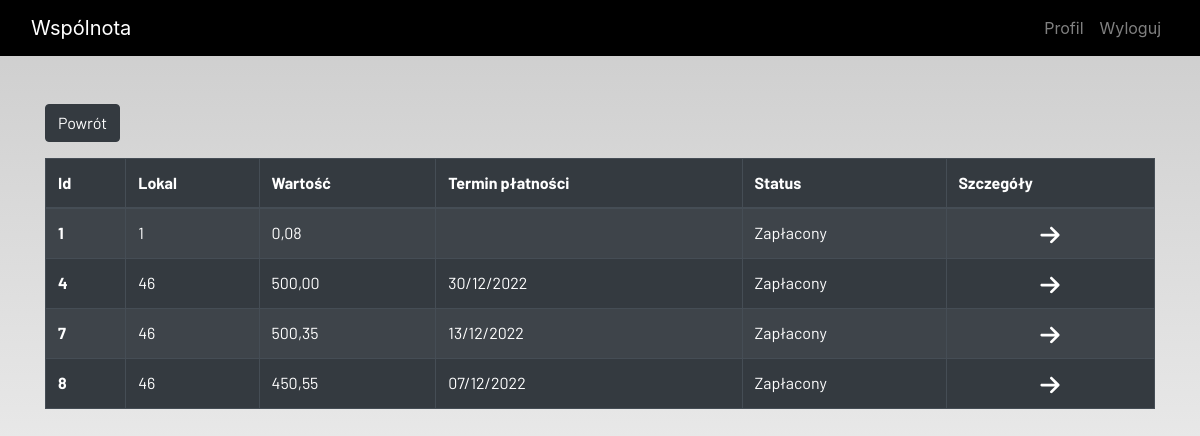
Page /billing_history (signed in) on the earlier database version.
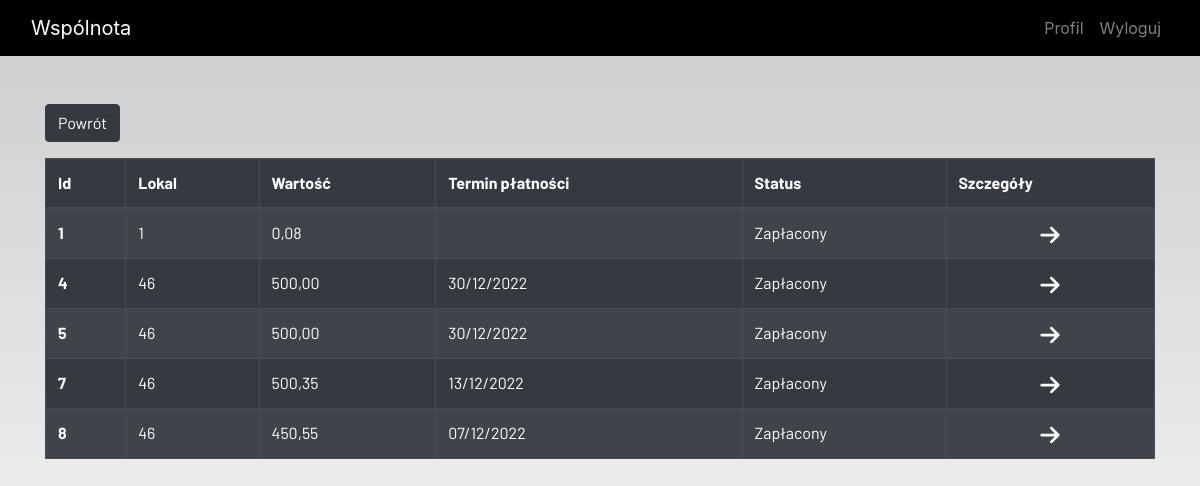
Same page on the later database version.
### ideas/models.py (models this page shows, shortened)
class Billing(models.Model):
    admin = models.ForeignKey(User, on_delete=models.CASCADE, null=True, blank=True)
    id = models.AutoField(primary_key = True)
    owner = models.ForeignKey(Local, on_delete=models.CASCADE, null=False, blank=False)
    value = models.DecimalField(("Kwota do zapłaty"), max_digits=100, decimal_places=2)
    addressee_name = models.TextField(("Adresat rachunku"), null=True, blank=True)
    bank_account = models.CharField(("Numer konta"), max_length=26, null=True, blank=True)
    status = models.BooleanField(("Czy zapłacone?"))
    start_billing = models.DateField(("Początek okresu rozliczeniowego"), null=False, blank=False)
    end_billing = models.DateField(("Koniec okresu rozliczeniowego"), null=False, blank=False)
    payment_date = models.DateField(("Termin płatności"), null=True, blank=True)
    details = models.FileField(("Szczegóły"), upload_to='', null=True)

class Local(models.Model):
    admin = models.ForeignKey(User, on_delete=models.CASCADE, related_name='admin', null=True, blank=True)
    owner = models.OneToOneField(User, on_delete=models.CASCADE, related_name='owner', null=True, blank=True)
    number = models.IntegerField(("Numer lokalu"), null=False, blank=False)
    area = models.DecimalField(("Powierzchnia"), max_digits=100, decimal_places=2)
    def __str__(self):
        return str(self.number)
    class Meta:
        verbose_name = "local"
        verbose_name_plural = "local"

### ideas/view/billing_views.py (the view)
# urls.py: path('billing_history', billing_history, name='billing_history'),
def billing_history(request):
    billing = Billing.objects.filter(status=True).filter(admin=request.user)
    context = {
        'billings': billing,
    }
    return render(request, 'registration/billing/billing_history.html', context)

### ideas/templates/registration/billing/billing_history.html (shortened to what this page needs)
{% extends 'registration/main.html' %}
{% load static %}
{% block content %}
{% load crispy_forms_tags %}
<div class="container" >
    <div class="form-group">
        <a href="{% url 'billing' %}">
            <button  class="btn btn-dark" >
                    Powrót
            </button>
        </a>
    </div>
</div>
<div class="container">
    <table class="table table-striped table-bordered table-hover table-dark">
        <thead>
            <tr>
                <th scope="col">Id</th>
                <th scope="col">Lokal</th>
                <th scope="col">Wartość</th>
                <th scope="col">Termin płatności</th>
                <th scope="col">Status</th>
                <th scope="col">Szczegóły</th>
            </tr>
        </thead>
        <tbody>
            {% for billing in  billings %}
            <tr>
                <th scope="row">{{ billing.id }}</th>
                <td>{{ billing.owner }}</td>
                <td>{{ billing.value }}</td>
                <td>{{ billing.payment_date | date:"d/m/Y" }}</td>
                <td>Zapłacony</td>
                <td style="text-align: center">
                    <a href="{% url 'billing_detail' billing.id%}">
                    </a>
                </td>
            </tr>
            {%  endfor %}
        </tbody>
    </table>
</div>
{% endblock content %}

Differences in the rows shown:
now on this page (row edited): Billing: id "5", owner "46", value "500,00", payment_date "30/12/2022"
